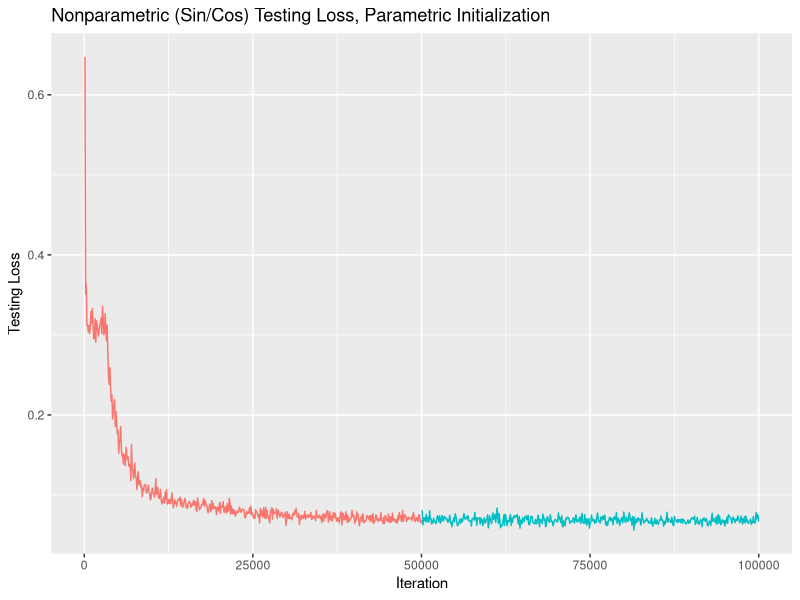
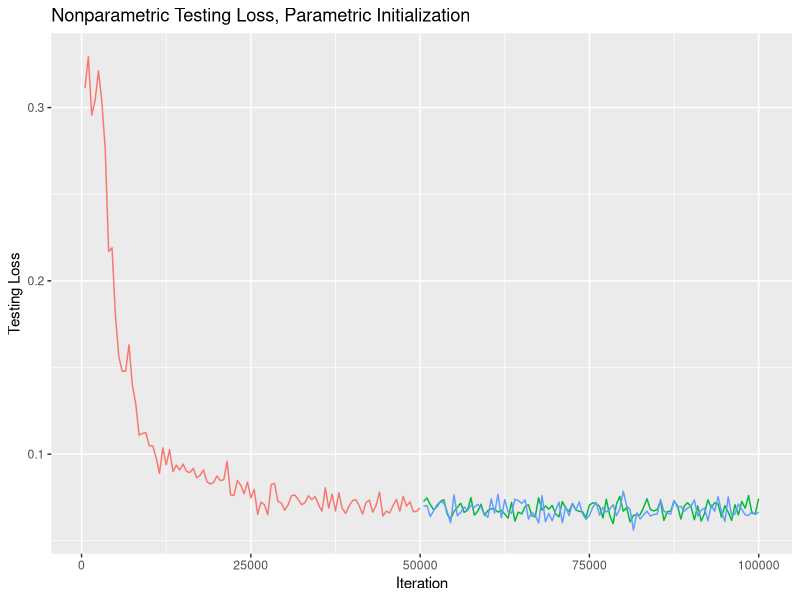
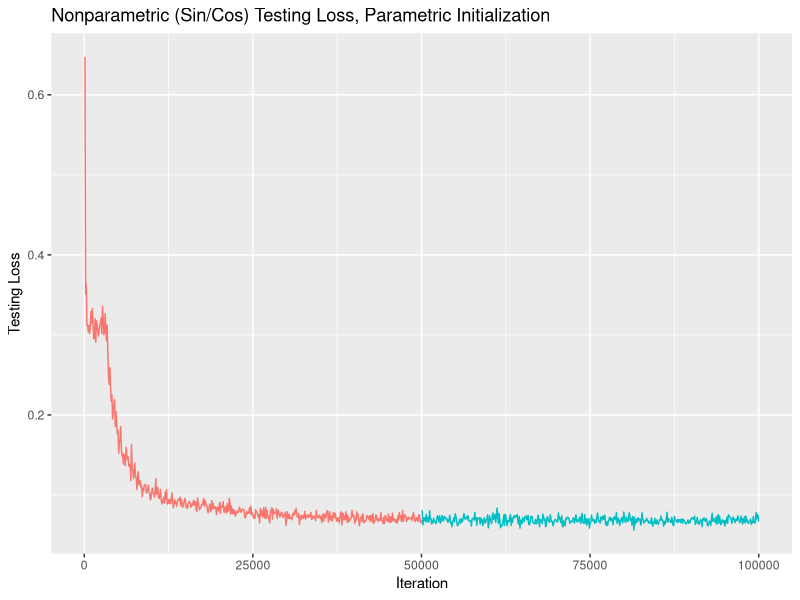
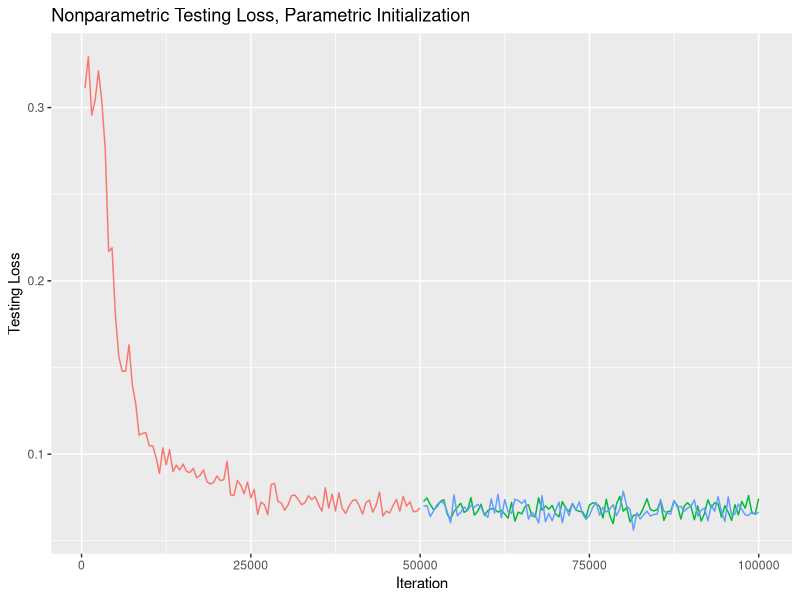

The R script that drew these images, in order:
library(ggplot2)
library(reshape2)
library(dplyr)

parametric_init_losses <- read.csv('parametric_init_losses.csv')
parametric_init_losses_2 <- read.csv('parametric_init_losses_20k-50k.csv')

plot.df <- melt(rbind(parametric_init_losses,
                      parametric_init_losses_2),
                id='iteration')
plot.df$iteration <- plot.df$iteration * 100 # output every 100 iter

# ggplot(plot.df, aes(x=iteration, y=value)) +
#     geom_line(aes(colour=variable)) +
#     ggtitle('LSTM Parametric Initialization Loss during Training')
# ggsave('parametric_initialization_50k_iter.png',
#        width=10, height=6)


## colours help
gg_color_hue <- function(n) {
    hues <- seq(15, 375, length=n+1)
    hcl(h=hues, l=65, c=100)[1:n]
}


# # 20k->20k
parametric_init <- read.csv('parametric_init_losses.csv')
parametric_init_2 <- read.csv('parametric_init_losses_20k-50k.csv')
parametric_init_df <- rbind(parametric_init, parametric_init_2[1:200, ])

# np_20 <- read.csv('lstm_np_02_loss.csv')

# # First plot 20k init -> 20k np
# plot_df <- data.frame(init_iteration=parametric_init$iteration,
#                       init_test_loss=parametric_init$testing_loss,
#                       np_iteration=np_20$iteration,
#                       np_test_loss=np_20$testing_loss)
# plot_df$init_iteration <- plot_df$init_iteration * 100
# plot_df$np_iteration <- plot_df$np_iteration * 100

# ggplot(plot_df) +
#     geom_line(aes(x=init_iteration, y=init_test_loss),
#               colour=gg_color_hue(2)[1]) +
#     geom_line(aes(x=np_iteration, y=np_test_loss),
#               colour=gg_color_hue(2)[2]) +
#     ggtitle('Nonparametric Testing Loss, Parametric Initialization') +
#     xlab('Iteration') +
#     ylab('Testing Loss')
# ggsave(file='np20_init20.png', width=10, height=6)

# # Also plot 20k continuation from parametric
# plot_df <- data.frame(init_iteration=parametric_init_df$iteration,
#                       init_test_loss=parametric_init_df$testing_loss,
#                       np_iteration=np_20$iteration,
#                       np_test_loss=np_20$testing_loss)
# plot_df$init_iteration <- plot_df$init_iteration * 100
# plot_df$np_iteration <- plot_df$np_iteration * 100

# ggplot(plot_df) +
#     geom_line(aes(x=init_iteration, y=init_test_loss),
#               colour=gg_color_hue(2)[1]) +
#     geom_line(aes(x=np_iteration, y=np_test_loss),
#               colour=gg_color_hue(2)[2]) +
#     ggtitle('Nonparametric Testing Loss, Parametric Initialization and Continuation') +
#     xlab('Iteration') +
#     ylab('Testing Loss')
# ggsave(file='np20_init20_cont20.png', width=10, height=6)


# Now 50k parametric, 50k nonparametric
parametric_init_df <- rbind(parametric_init,
                            parametric_init_2)
np_sigmoid_50 <- read.csv('lstm_np_01_loss.csv')
# plot_df <- data.frame(init_iteration=parametric_init_df$iteration,
#                       init_test_loss=parametric_init_df$testing_loss,
#                       np_iteration=np_sigmoid_50$iteration,
#                       np_test_loss=np_sigmoid_50$testing_loss)
# plot_df$init_iteration <- plot_df$init_iteration * 100
# plot_df$np_iteration <- plot_df$np_iteration * 100

# ggplot(plot_df) +
#     geom_line(aes(x=init_iteration, y=init_test_loss),
#               colour=gg_color_hue(2)[1]) +
#     geom_line(aes(x=np_iteration, y=np_test_loss),
#               colour=gg_color_hue(2)[2]) +
#     ggtitle('Nonparametric Testing Loss, Parametric Initialization') +
#     xlab('Iteration') +
#     ylab('Testing Loss')
# ggsave(file='np_sigmoid_50_init50.png', width=10, height=6)


# 50k parametric, 50k sin/cos nonparametric
np_sincos_50 <- read.csv('lstm_np_03_loss.csv')
plot_df <- data.frame(init_iteration=parametric_init_df$iteration,
                      init_test_loss=parametric_init_df$testing_loss,
                      np_iteration=np_sincos_50$iteration,
                      np_test_loss=np_sincos_50$testing_loss)
plot_df$init_iteration <- plot_df$init_iteration * 100
plot_df$np_iteration <- plot_df$np_iteration * 100

ggplot(plot_df) +
    geom_line(aes(x=init_iteration, y=init_test_loss),
              colour=gg_color_hue(2)[1]) +
    geom_line(aes(x=np_iteration, y=np_test_loss),
              colour=gg_color_hue(2)[2]) +
    ggtitle('Nonparametric (Sin/Cos) Testing Loss, Parametric Initialization') +
    xlab('Iteration') +
    ylab('Testing Loss')
ggsave(file='np_sincos_50_init50.png', width=10, height=6)

# same as above, but plot training as well
# plot_df <- data.frame(init_iteration=parametric_init_df$iteration,
#                       init_test_loss=parametric_init_df$testing_loss,
#                       init_train_loss=parametric_init_df$training_loss,
#                       np_iteration=np_sincos_50$iteration,
#                       np_test_loss=np_sincos_50$testing_loss,
#                       np_train_loss=np_sincos_50$training_loss)
# plot_df$init_iteration <- plot_df$init_iteration * 100
# plot_df$np_iteration <- plot_df$np_iteration * 100

# ggplot(plot_df) +
#     geom_line(aes(x=init_iteration, y=init_test_loss),
#               colour=gg_color_hue(2)[1]) +
#     geom_line(aes(x=init_iteration, y=init_train_loss),
#               colour='#c0392b', linetype=3) +
#     geom_line(aes(x=np_iteration, y=np_test_loss),
#               colour=gg_color_hue(2)[2]) +
#     geom_line(aes(x=np_iteration, y=np_train_loss),
#               colour='#2980b9', linetype=3) +
#     ggtitle('Test and Train Loss for Nonparametric (Sin/Cos) w/Parametric Initialization') +
#     xlab('Iteration') +
#     ylab('Loss')
# ggsave(file='np_sincos_50_init50_train_test.png', width=10, height=6)

# Plot sin/cos and sigmoid together
plot_df <- data.frame(
  init_iteration=parametric_init_df$iteration,
  init_test_loss=parametric_init_df$testing_loss,
  np_sigmoid_iteration=np_sigmoid_50$iteration,
  np_sigmoid_test_loss=np_sigmoid_50$testing_loss,
  np_sincos_iteration=np_sincos_50$iteration,
  np_sincos_test_loss=np_sincos_50$testing_loss)
plot_df$init_iteration <- plot_df$init_iteration * 100
plot_df$np_sigmoid_iteration <- plot_df$np_sigmoid_iteration * 100
plot_df$np_sincos_iteration <- plot_df$np_sincos_iteration * 100

# Only keep every 500 iterations
plot_df <- plot_df %>% filter(init_iteration %% 500 == 0)

ggplot(plot_df) +
    geom_line(aes(x=init_iteration,
                  y=init_test_loss),
              colour=gg_color_hue(3)[1]) +
    geom_line(aes(x=np_sigmoid_iteration,
                  y=np_sigmoid_test_loss),
              colour=gg_color_hue(3)[2]) +
    geom_line(aes(x=np_sincos_iteration,
                  y=np_sincos_test_loss),
              colour=gg_color_hue(3)[3]) +
    ggtitle('Nonparametric Testing Loss, Parametric Initialization') +
    xlab('Iteration') +
    ylab('Testing Loss')
ggsave(file='np_together_50_init50.png', width=10, height=6)